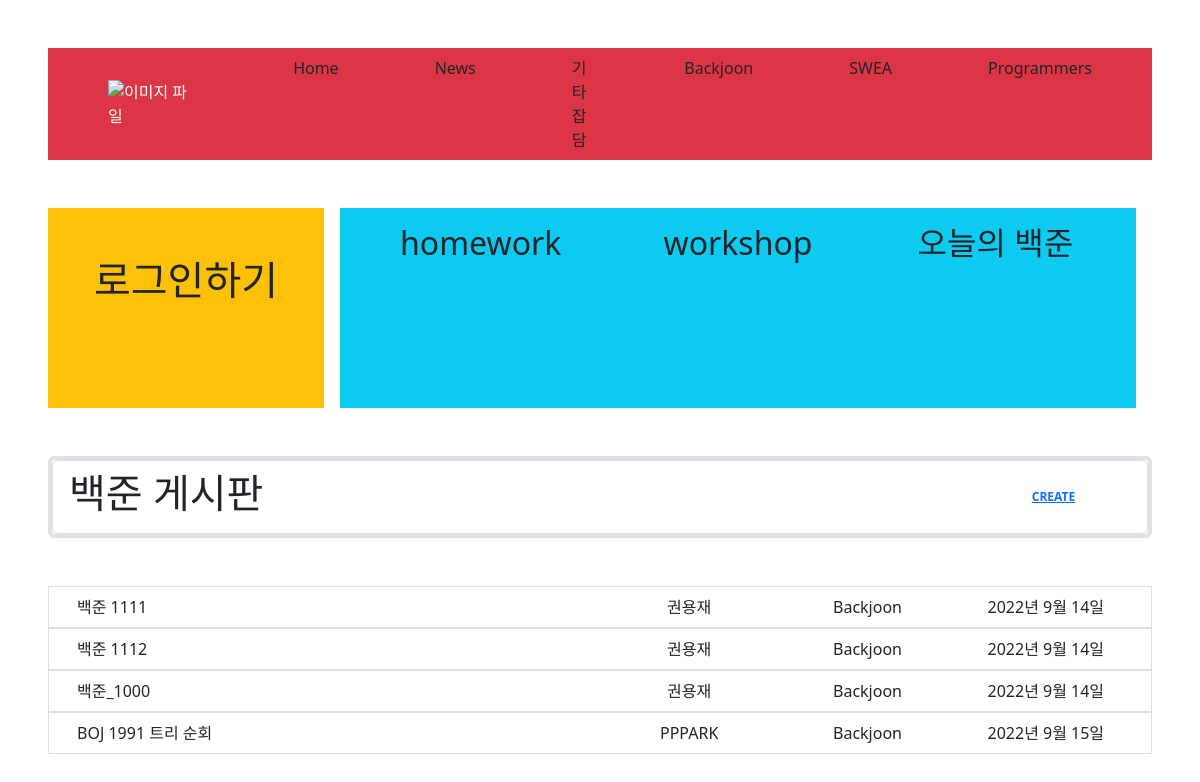
The app's page /Backjoon_board/, older data.
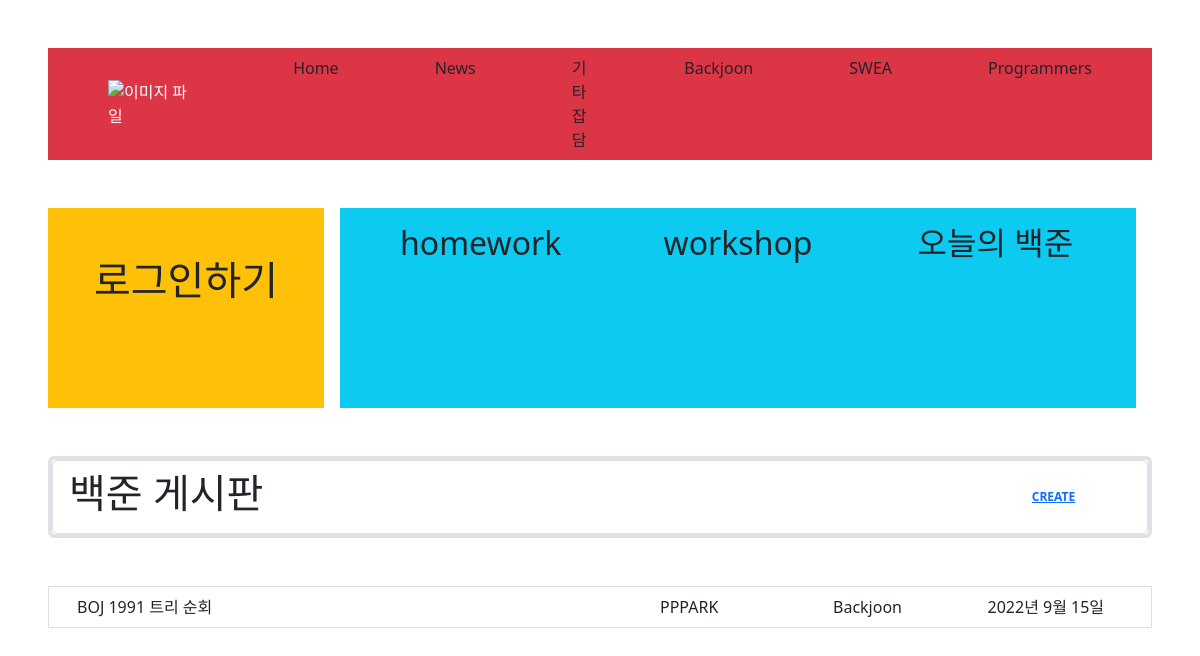
The same page, newer data.
### articles/models.py (models this page shows)
class ArticleModel(models.Model):
    variety_1 = (
              ('Backjoon', 'Backjoon'),
              ('SWEA', 'SWEA'),
              ('Programmers', 'Programmers'),
              ('else', 'else'),
    )
    username = models.CharField(max_length=30)
    title = models.CharField(max_length= 30)
    content = models.TextField()
    release_date = models.DateField(auto_now = True)
    update_date = models.DateField(auto_now_add= True)
    variety = models.CharField(max_length=30, choices=variety_1)
    visited = models.IntegerField(default=0)

### articles/views.py (the view)
# urls.py: path('Backjoon_board/', views.Backjoon_board, name = 'Backjoon_board'),
def Backjoon_board(request):
    articles = ArticleModel.objects.filter(variety = "Backjoon")
    context = {
        "articles" : articles
    }
    return render(request, "articles/Backjoon_board.html", context)

### articles/templates/articles/Backjoon_board.html (shortened to what this page needs)
{% extends 'base.html' %}
{% block content %}
<ul class="list-group border border-4 my-5">
    <li class="list-group-item d-flex justify-content-between align-items-center">
      <h1>백준 게시판</h1>
      <span class="badge badge-primary badge-pill mx-5"><a href="{% url 'articles:create' %}">CREATE</a></span>
    </li>
</ul>
<ul class="list-group">
    {% for article in articles %}
    <a href="{% url 'articles:detail' article.id %}" class='text-decoration-none'>
    <li class="list-group-item list-group-item-action">
    <div class="container text-center">
        <div class="row">
            <div class="col-6 text-start">{{article.title}}</div>
            <div class="col-2">{{article.username}}</div>
            <div class="col-2">{{article.variety}}</div>
            <div class="col-2">{{article.release_date}}</div>
        </div>
    </div>
    </li>
    </a>
    {% endfor %}
</ul>
{% endblock content %}

Row changes from the older to the newer data that the page shows:
removed ArticleModel: title "백준 1111", username "권용재", variety "Backjoon", release_date "2022년 9월 14일"
removed ArticleModel: title "백준 1112", username "권용재", variety "Backjoon", release_date "2022년 9월 14일"
removed ArticleModel: title "백준_1000", username "권용재", variety "Backjoon", release_date "2022년 9월 14일"
